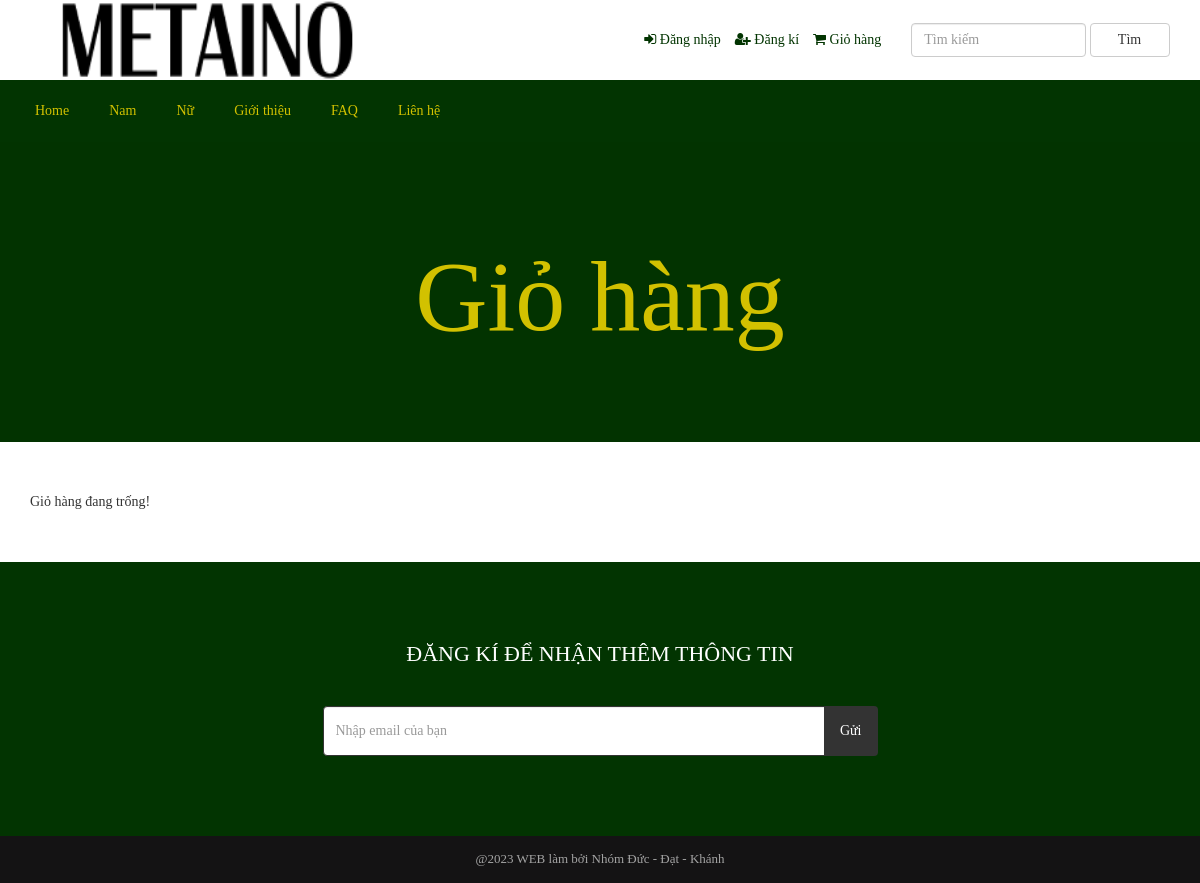
The app's page /cart.php (signed in) with its own data.
### tables this page shows
CREATE TABLE `tbl_top_category` (
  `tcat_id` int(11) NOT NULL,
  `tcat_name` varchar(255) NOT NULL,
  `show_on_menu` int(11) NOT NULL
);

CREATE TABLE `tbl_settings` (
  `id` int(11) NOT NULL,
  `logo` varchar(255) NOT NULL,
  `favicon` varchar(255) NOT NULL,
  `footer_about` text NOT NULL,
  `footer_copyright` text NOT NULL,
  `contact_address` text NOT NULL,
  `contact_email` varchar(255) NOT NULL,
  `contact_phone` varchar(255) NOT NULL,
  `contact_fax` varchar(255) NOT NULL,
  `contact_map_iframe` text NOT NULL,
  `receive_email` varchar(255) NOT NULL,
  `receive_email_subject` varchar(255) NOT NULL,
  `receive_email_thank_you_message` text NOT NULL,
  `forget_password_message` text NOT NULL,
  `total_recent_post_footer` int(11) NOT NULL,
  `total_popular_post_footer` int(11) NOT NULL,
  `total_recent_post_sidebar` int(11) NOT NULL,
  `total_popular_post_sidebar` int(11) NOT NULL,
  `total_featured_product_home` int(11) NOT NULL,
  `total_latest_product_home` int(11) NOT NULL,
  `total_popular_product_home` int(11) NOT NULL,
  `meta_title_home` text NOT NULL,
  `meta_keyword_home` text NOT NULL,
  `meta_description_home` text NOT NULL,
  `banner_login` varchar(255) NOT NULL,
  `banner_registration` varchar(255) NOT NULL,
  `banner_forget_password` varchar(255) NOT NULL,
  `banner_reset_password` varchar(255) NOT NULL,
  `banner_search` varchar(255) NOT NULL,
  `banner_cart` varchar(255) NOT NULL,
  `banner_checkout` varchar(255) NOT NULL,
  `banner_product_category` varchar(255) NOT NULL,
  `banner_blog` varchar(255) NOT NULL,
  `cta_title` varchar(255) NOT NULL,
  `cta_content` text NOT NULL,
  `cta_read_more_text` varchar(255) NOT NULL,
  `cta_read_more_url` varchar(255) NOT NULL,
  `cta_photo` varchar(255) NOT NULL,
  `featured_product_title` varchar(255) NOT NULL,
  `featured_product_subtitle` varchar(255) NOT NULL,
  `latest_product_title` varchar(255) NOT NULL,
  `latest_product_subtitle` varchar(255) NOT NULL,
  `popular_product_title` varchar(255) NOT NULL,
  `popular_product_subtitle` varchar(255) NOT NULL,
  `testimonial_title` varchar(255) NOT NULL,
  `testimonial_subtitle` varchar(255) NOT NULL,
  `testimonial_photo` varchar(255) NOT NULL,
  `blog_title` varchar(255) NOT NULL,
  `blog_subtitle` varchar(255) NOT NULL,
  `newsletter_text` text NOT NULL,
  `paypal_email` varchar(255) NOT NULL,
  `stripe_public_key` varchar(255) NOT NULL,
  `stripe_secret_key` varchar(255) NOT NULL,
  `bank_detail` text NOT NULL,
  `before_head` text NOT NULL,
  `after_body` text NOT NULL,
  `before_body` text NOT NULL,
  `home_service_on_off` int(11) NOT NULL,
  `home_welcome_on_off` int(11) NOT NULL,
  `home_featured_product_on_off` int(11) NOT NULL,
  `home_latest_product_on_off` int(11) NOT NULL,
  `home_popular_product_on_off` int(11) NOT NULL,
  `home_testimonial_on_off` int(11) NOT NULL,
  `home_blog_on_off` int(11) NOT NULL,
  `newsletter_on_off` int(11) NOT NULL,
  `ads_above_welcome_on_off` int(11) NOT NULL,
  `ads_above_featured_product_on_off` int(11) NOT NULL,
  `ads_above_latest_product_on_off` int(11) NOT NULL,
  `ads_above_popular_product_on_off` int(11) NOT NULL,
  `ads_above_testimonial_on_off` int(11) NOT NULL,
  `ads_category_sidebar_on_off` int(11) NOT NULL
);

### cart.php (the view, shortened to what this page needs)
<?php require_once('header.php'); ?>
<?php
$statement = $pdo->prepare("SELECT * FROM tbl_settings WHERE id=1");
$statement->execute();
$result = $statement->fetchAll(PDO::FETCH_ASSOC);
foreach ($result as $row) {
    $banner_cart = $row['banner_cart'];
}
?>
<div class="page-banner" style="background-image: url(assets/uploads/<?php echo $banner_cart; ?>)">
    <div class="overlay"></div>
    <div class="page-banner-inner">
        <h1>Giỏ hàng</h1>
    </div>
</div>
<div class="page">
	<div class="container">
		<div class="row">
			<div class="col-md-12">
                <?php if(!isset($_SESSION['cart_p_id'])): ?>
                    <?php echo 'Giỏ hàng đang trống!'; ?>
                <?php endif; ?>
			</div>
		</div>
	</div>
</div>
<?php require_once('footer.php'); ?>

### header.php (shortened to what this page needs)
<?php
include("admin/inc/config.php");
$statement = $pdo->prepare("SELECT * FROM tbl_settings WHERE id=1");
$statement->execute();
$result = $statement->fetchAll(PDO::FETCH_ASSOC);
?>
<!DOCTYPE html>
<html lang="en">
<head>
	<link rel="stylesheet" href="assets/css/bootstrap.min.css">
	<link rel="stylesheet" href="assets/css/font-awesome.min.css">
	<link rel="stylesheet" href="assets/css/owl.carousel.min.css">
	<link rel="stylesheet" href="assets/css/owl.theme.default.min.css">
	<link rel="stylesheet" href="assets/css/jquery.bxslider.min.css">
    <link rel="stylesheet" href="assets/css/magnific-popup.css">
    <link rel="stylesheet" href="assets/css/rating.css">
	<link rel="stylesheet" href="assets/css/spacing.css">
	<link rel="stylesheet" href="assets/css/bootstrap-touch-slider.css">
	<link rel="stylesheet" href="assets/css/animate.min.css">
	<link rel="stylesheet" href="assets/css/tree-menu.css">
	<link rel="stylesheet" href="assets/css/select2.min.css">
	<link rel="stylesheet" href="assets/css/main1.css">
	<link rel="stylesheet" href="assets/css/responsive.css">
</head>
<body>
<div class="header">
	<div class="container">
		<div class="row inner">
			<div class="col-md-4 logo">
				<a href="index.php"><img src="assets/uploads/metaino.png" alt="logo image"></a>
			</div>
			<div class="col-md-5 right">
				<ul>
					<?php
					if(isset($_SESSION['customer'])) {
						?>
						<li><i class="fa fa-user"></i> <?php echo LANG_VALUE_13; ?> <?php echo $_SESSION['customer']['cust_name']; ?></li>
						<li><a href="dashboard.php"><i class="fa fa-home"></i> <?php echo LANG_VALUE_89; ?></a></li>
						<?php
					} else {
						?>
						<li><a href="login.php"><i class="fa fa-sign-in"></i> Đăng nhập</a></li>
						<li><a href="registration.php"><i class="fa fa-user-plus"></i> Đăng kí</a></li>
						<?php
					}
					?>
					<li><a href="cart.php"><i class="fa fa-shopping-cart"></i> Giỏ hàng </a></li>
				</ul>
			</div>
			<div class="col-md-3 search-area">
				<form class="navbar-form navbar-left" role="search" action="search-result.php" method="get">
					<div class="form-group">
						<input type="text" class="form-control search-top" placeholder="Tìm kiếm" name="search_text">
					</div>
					<button type="submit" class="btn btn-default">Tìm</button>
				</form>
			</div>
		</div>
	</div>
</div>
<div class="nav">
	<div class="container">
		<div class="row">
			<div class="col-md-12 pl_0 pr_0">
				<div class="menu-container">
					<div class="menu">
						<ul>
							<li><a href="index.php">Home</a></li>
							<?php
							$statement = $pdo->prepare("SELECT * FROM tbl_top_category WHERE show_on_menu=1");
							$statement->execute();
							$result = $statement->fetchAll(PDO::FETCH_ASSOC);
							foreach ($result as $row) {
								?>
								<li><a href="product-category.php?id=<?php echo $row['tcat_id']; ?>&type=top-category"><?php echo $row['tcat_name']; ?></a>
								</li>
								<?php
							}
							?>
							<li><a href="about.php">Giới thiệu</a></li>
							<li><a href="faq.php">FAQ</a></li>
							<li><a href="contact.php">Liên hệ</a></li>
						</ul>
					</div>
				</div>
			</div>
		</div>
	</div>
</div>

### assets/css/main1.css (style rules this page uses)
* { margin: 0; padding: 0; }
body { font-family: 'UTM Avo'; font-size: 14px; }
h1, h2, h3, h4, h5, h6 { font-family: 'UTM Avo' }
a { text-decoration: none; }
.header { width: 100%; height: auto; background: #fff; }
.header .inner { height: auto; display: table; }
.header .logo { float: none; display: table-cell; vertical-align: middle; }
.header .logo img { max-width: 100%; height: 80px; }
.header .navbar-form .form-control { width: 300px; }
.header .search-area { float: none; display: table-cell; vertical-align: middle; }
.header .search-area .form-group { width: calc(100% - 84px); }
.header .search-area button { width: 80px; }
.header .search-area form { width: 100%; }
.header .right { float: none; display: table-cell; vertical-align: middle; padding-right: 0; }
.header .right ul { float: right; margin-bottom: 0; }
.header .right ul li { list-style-type: none; float: left; margin-left: 14px; color: #023401; }
.header .right ul li a { color: #023401; }
.header .navbar-form .search-top { width: 100%; }
.nav { background: #023401; }
.menu-dropdown-icon:before { content: "\f067"; font-family: "FontAwesome"; display: none; cursor: pointer; float: right; padding: 1.5em 2em; background: #fff; color: #333; }
.menu > ul { margin: 0 auto; width: 100%; list-style: none; padding: 0; position: relative; box-sizing: border-box; }
.menu > ul:before, .menu > ul:after { content: ""; display: table; }
.menu > ul:after { clear: both; }
.menu > ul > li { float: left; padding: 0; margin: 0; }
.menu > ul > li a { text-decoration: none; padding: 1.5em 20px; display: block; color: #d2c100; }
.page-banner { width: 100%; height: auto; background-repeat: no-repeat; background-position: center center; -webkit-background-size: cover; background-size: cover; position: relative; padding-top: 80px; padding-bottom: 80px; overflow: hidden; }
.page-banner .overlay { position: absolute; left: 0; top: 0; width: 100%; height: 100%; opacity: 0.7; background: #023401; }
.page-banner h1 { color: #d2c100; font-size: 100px; text-align: center; z-index: 999; position: relative; }
.page { width: 100%; height: auto; padding-top: 50px; padding-bottom: 50px; }

### assets/css/responsive.css (style rules this page uses)
@media only screen and (min-width: 992px) { .header .inner { width: 100%; } }
@media only screen and (min-width: 992px) { .header .search-area { padding-right: 0; } }
@media only screen and (min-width: 992px) { .header .search-area form { padding-right: 0; } }
@media only screen and (min-width: 992px) { .header .container { padding-right: 0; } }

### records on screen
tbl_top_category: tcat_name "Nam"
tbl_top_category: tcat_name "Nữ"
tbl_settings: banner_cart (picture)
